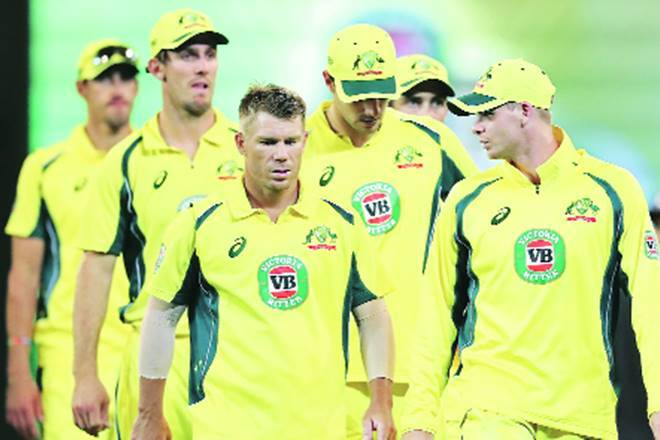
#> input picture cricket-australia.jpg, 660 x 440 px
$ jupyter execute 'Face Detection Program.ipynb'
#> lines starting #> are read from the running program, lines starting #| are printed output that depends on the picture; after the words box and inside, x2 and y2 are one past the last pixel; in counts of white or black regions, pixels touching at a corner belong together
[cell 1]
import cv2

face_cascade = cv2.CascadeClassifier('haarcascade_frontalface_default.xml')

before = cv2.imread('cricket-australia.jpg')
#> before is the input picture: shape (440, 660, 3); mean B, G, R 135.1, 212.5, 193.7
img = cv2.imread('cricket-australia.jpg')

gray = cv2.cvtColor(img, cv2.COLOR_BGR2GRAY)
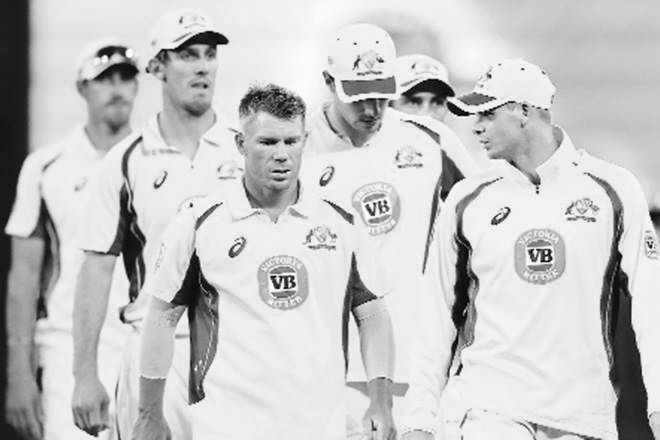
#> gray: shape (440, 660); min 0, max 255, mean 198

faces = face_cascade.detectMultiScale(gray, 1.1, 4)
#> faces = [[243, 113, 74, 74], [440, 89, 70, 70], [161, 23, 80, 80]]
font = cv2.FONT_HERSHEY_SIMPLEX

for(x, y, w, h) in faces:
    cv2.rectangle(img, (x, y), (x + w, y + h), (255, 0, 0), 5)
#> this loop made 3 passes
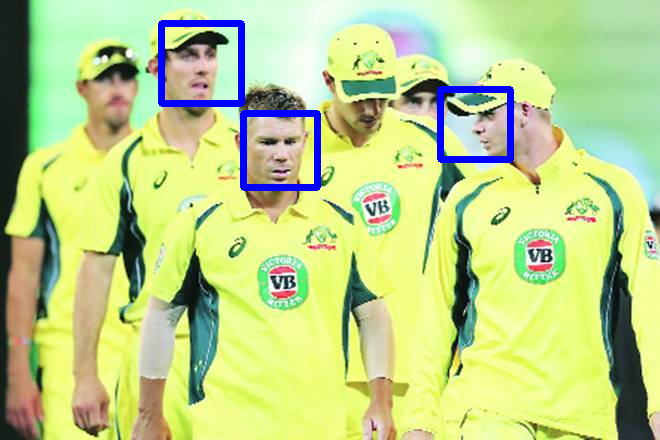
#> img: shape (440, 660, 3); 2.14% of pixels changed, all inside (x1, y1, x2, y2) = (158, 20, 514, 191)

cv2.imshow('Before', before)
cv2.imshow('Image', img)
cv2.waitKey(0)
cv2.destroyAllWindows()

$ run again, with Face detection pic.PNG saved as cricket-australia.jpg
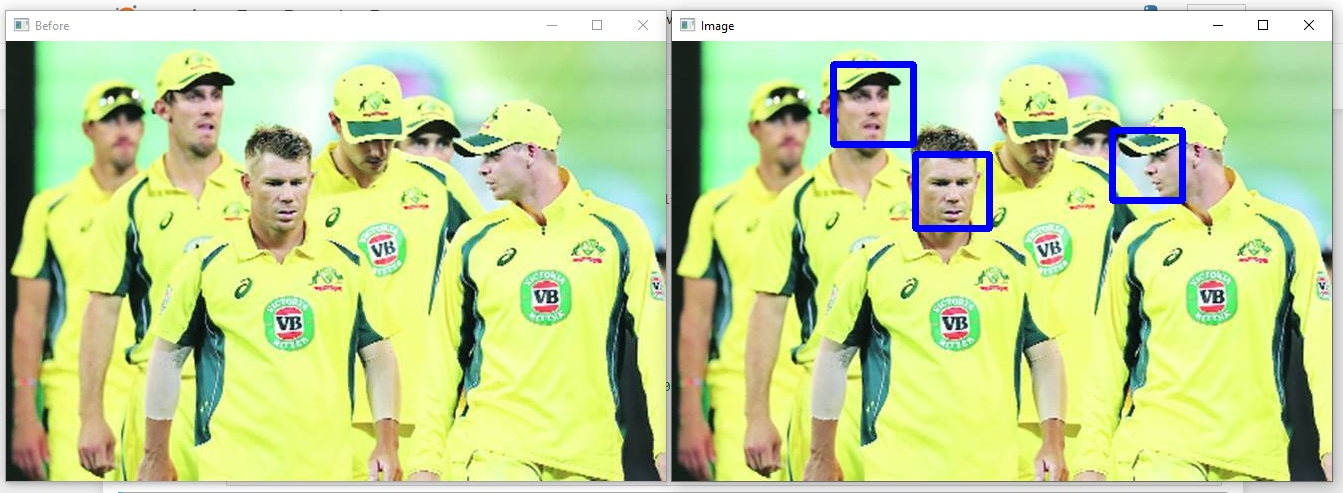
#> input picture Face detection pic.PNG, 1343 x 493 px
#> before is the input picture: shape (493, 1343, 3); mean B, G, R 148, 212.8, 196.5
#> `gray = cv2.cvtColor(img, cv2.COLOR_BGR2GRAY)`:
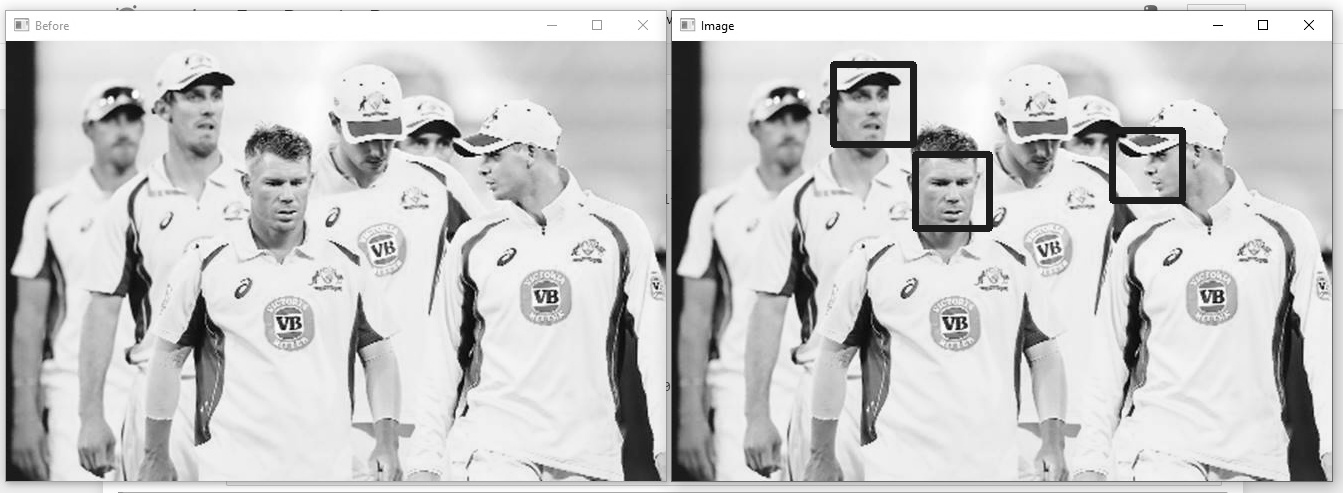
#> gray: shape (493, 1343); min 0, max 255, mean 200.6
#> faces = [[917, 156, 69, 69], [251, 156, 71, 71], [168, 65, 78, 78], [1114, 132, 65, 65], [192, 156, 80, 80]]
#> the loop `for(x, y, w, h) in faces:` made 5 passes
#> after the loop `for(x, y, w, h) in faces:`:
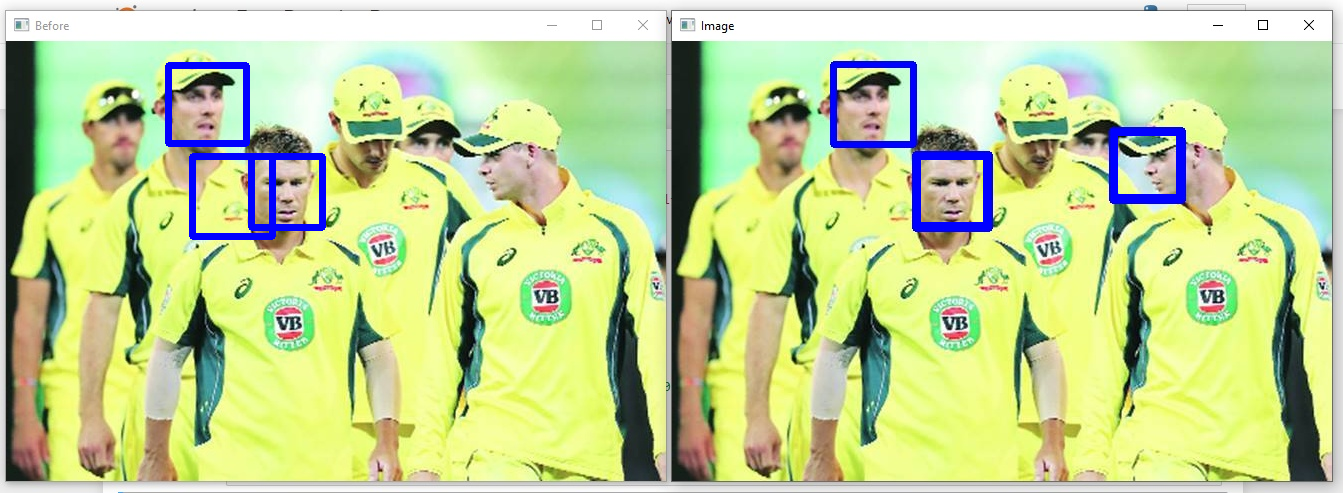
#> img: shape (493, 1343, 3); 1.48% of pixels changed, all inside (x1, y1, x2, y2) = (165, 62, 1183, 240)
